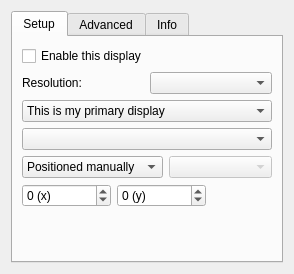
<?xml version="1.0" encoding="UTF-8"?>
<ui version="4.0">
 <class>MonitorWidget</class>
 <widget class="QWidget" name="MonitorWidget">
  <property name="geometry">
   <rect>
    <x>0</x>
    <y>0</y>
    <width>294</width>
    <height>274</height>
   </rect>
  </property>
  <layout class="QHBoxLayout" name="horizontalLayout">
   <item>
    <widget class="QTabWidget" name="tabWidget">
     <property name="currentIndex">
      <number>0</number>
     </property>
     <widget class="QWidget" name="tabSettings">
      <attribute name="title">
       <string>Setup</string>
      </attribute>
      <layout class="QGridLayout" name="gridLayout">
       <item row="9" column="0" colspan="2">
        <layout class="QHBoxLayout" name="xyPosLayout">
         <item>
          <widget class="QSpinBox" name="xPosSpinBox">
           <property name="suffix">
            <string> (x)</string>
           </property>
           <property name="prefix">
            <string/>
           </property>
           <property name="minimum">
            <number>-10000000</number>
           </property>
           <property name="maximum">
            <number>10000000</number>
           </property>
          </widget>
         </item>
         <item>
          <widget class="QSpinBox" name="yPosSpinBox">
           <property name="suffix">
            <string> (y)</string>
           </property>
           <property name="prefix">
            <string/>
           </property>
           <property name="minimum">
            <number>-10000000</number>
           </property>
           <property name="maximum">
            <number>10000000</number>
           </property>
          </widget>
         </item>
         <item>
          <spacer name="horizontalSpacer">
           <property name="orientation">
            <enum>Qt::Horizontal</enum>
           </property>
           <property name="sizeHint" stdset="0">
            <size>
             <width>40</width>
             <height>20</height>
            </size>
           </property>
          </spacer>
         </item>
        </layout>
       </item>
       <item row="1" column="0" colspan="2">
        <layout class="QHBoxLayout" name="horizontalLayout_4">
         <item>
          <widget class="QLabel" name="resolutionLabel">
           <property name="text">
            <string>Resolution:</string>
           </property>
          </widget>
         </item>
         <item>
          <widget class="QComboBox" name="resolutionCombo"/>
         </item>
        </layout>
       </item>
       <item row="0" column="0" colspan="2">
        <widget class="QCheckBox" name="enabledCheckbox">
         <property name="text">
          <string>Enable this display</string>
         </property>
        </widget>
       </item>
       <item row="2" column="0" colspan="2">
        <widget class="QComboBox" name="behaviorCombo">
         <item>
          <property name="text">
           <string>This is my primary display</string>
          </property>
         </item>
         <item>
          <property name="text">
           <string>This screen extends another display</string>
          </property>
         </item>
         <item>
          <property name="text">
           <string>This screen clones another display</string>
          </property>
         </item>
        </widget>
       </item>
       <item row="4" column="0" colspan="2">
        <layout class="QHBoxLayout" name="horizontalLayout_2">
         <item>
          <widget class="QComboBox" name="positioningCombo">
           <item>
            <property name="text">
             <string>Positioned manually</string>
            </property>
           </item>
           <item>
            <property name="text">
             <string>Right of...</string>
            </property>
           </item>
           <item>
            <property name="text">
             <string>Left of...</string>
            </property>
           </item>
           <item>
            <property name="text">
             <string>Above...</string>
            </property>
           </item>
           <item>
            <property name="text">
             <string>Below...</string>
            </property>
           </item>
          </widget>
         </item>
         <item>
          <widget class="QComboBox" name="relativeScreensCombo">
           <property name="enabled">
            <bool>false</bool>
           </property>
          </widget>
         </item>
        </layout>
       </item>
       <item row="10" column="0" colspan="2">
        <spacer name="verticalSpacer">
         <property name="orientation">
          <enum>Qt::Vertical</enum>
         </property>
         <property name="sizeHint" stdset="0">
          <size>
           <width>20</width>
           <height>40</height>
          </size>
         </property>
        </spacer>
       </item>
       <item row="3" column="0" colspan="2">
        <widget class="QComboBox" name="clonesCombo"/>
       </item>
      </layout>
     </widget>
     <widget class="QWidget" name="tabAdvanced">
      <attribute name="title">
       <string>Advanced</string>
      </attribute>
      <layout class="QGridLayout" name="gridLayout_3">
       <item row="0" column="0">
        <layout class="QGridLayout" name="gridLayout_2">
         <item row="3" column="0" colspan="2">
          <spacer name="verticalSpacer_2">
           <property name="orientation">
            <enum>Qt::Vertical</enum>
           </property>
           <property name="sizeHint" stdset="0">
            <size>
             <width>20</width>
             <height>40</height>
            </size>
           </property>
          </spacer>
         </item>
         <item row="1" column="0">
          <widget class="QLabel" name="rateLabel">
           <property name="text">
            <string>Refresh rate:</string>
           </property>
          </widget>
         </item>
         <item row="0" column="0">
          <widget class="QLabel" name="orientationLabel">
           <property name="text">
            <string>Rotation:</string>
           </property>
          </widget>
         </item>
         <item row="0" column="1">
          <widget class="QComboBox" name="orientationCombo">
           <item>
            <property name="text">
             <string>None</string>
            </property>
           </item>
           <item>
            <property name="text">
             <string>Left</string>
            </property>
           </item>
           <item>
            <property name="text">
             <string>Inverted</string>
            </property>
           </item>
           <item>
            <property name="text">
             <string>Right</string>
            </property>
           </item>
          </widget>
         </item>
         <item row="1" column="1">
          <widget class="QComboBox" name="rateCombo">
           <property name="sizePolicy">
            <sizepolicy hsizetype="Preferred" vsizetype="Preferred">
             <horstretch>0</horstretch>
             <verstretch>0</verstretch>
            </sizepolicy>
           </property>
          </widget>
         </item>
        </layout>
       </item>
      </layout>
     </widget>
     <widget class="QWidget" name="tab">
      <attribute name="title">
       <string>Info</string>
      </attribute>
      <layout class="QVBoxLayout" name="verticalLayout">
       <item>
        <widget class="QLabel" name="outputInfoLabel">
         <property name="text">
          <string>Display information</string>
         </property>
         <property name="wordWrap">
          <bool>true</bool>
         </property>
        </widget>
       </item>
       <item>
        <spacer name="verticalSpacer_3">
         <property name="orientation">
          <enum>Qt::Vertical</enum>
         </property>
         <property name="sizeHint" stdset="0">
          <size>
           <width>20</width>
           <height>1</height>
          </size>
         </property>
        </spacer>
       </item>
      </layout>
     </widget>
    </widget>
   </item>
  </layout>
 </widget>
 <resources/>
 <connections/>
</ui>
